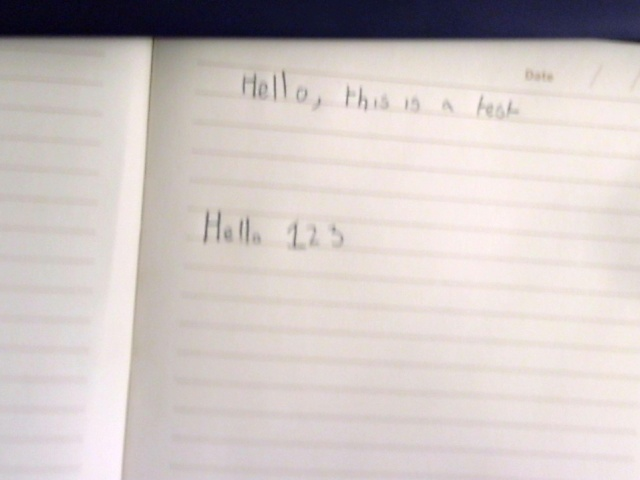
#> input picture test_image.jpg, 640 x 480 px
$ python ocr_test.py
#> lines starting #> are read from the running program, lines starting #| are printed output that depends on the picture
import cv2
import pytesseract

image = cv2.imread("test_image.jpg")
#> image is the input picture: shape (480, 640, 3); mean B, G, R 196, 197.8, 206.4

gray = cv2.cvtColor(image, cv2.COLOR_BGR2GRAY)
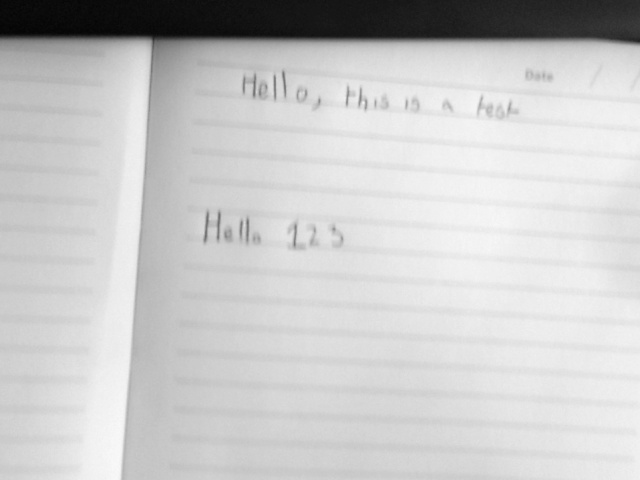
#> gray: shape (480, 640); min 4, max 249, mean 200.2

#> (the run stopped early here; a loop or call above may not have finished)
